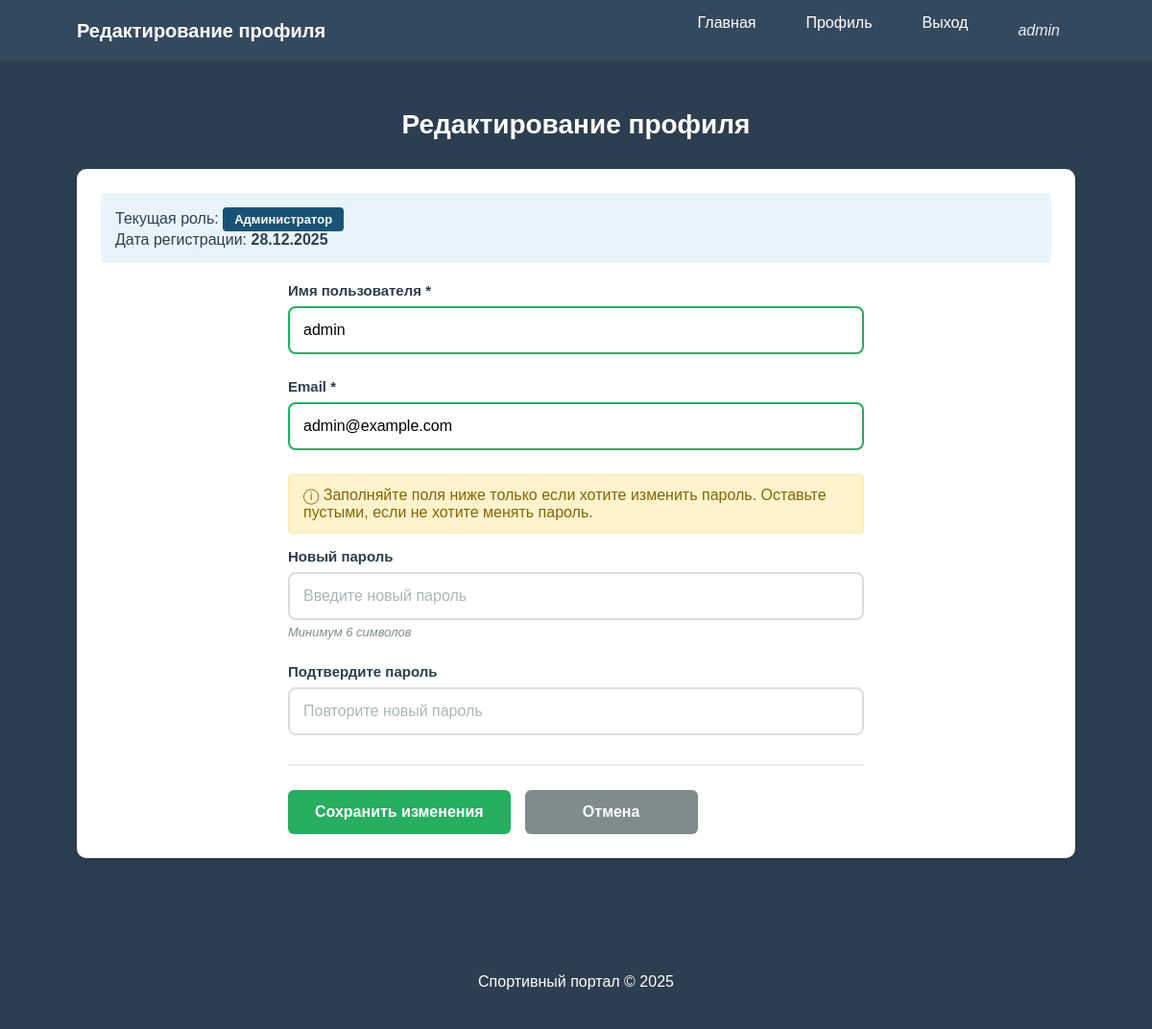
The page /profile_edit.php (signed in) on the database its author committed.
### tables this page shows
CREATE TABLE IF NOT EXISTS users (
    id INT AUTO_INCREMENT PRIMARY KEY,
    username VARCHAR(50) NOT NULL UNIQUE,
    password VARCHAR(255) NOT NULL,
    email VARCHAR(100) NOT NULL UNIQUE,
    role ENUM('admin', 'user') DEFAULT 'user',
    created_at TIMESTAMP DEFAULT CURRENT_TIMESTAMP,
    updated_at TIMESTAMP DEFAULT CURRENT_TIMESTAMP ON UPDATE CURRENT_TIMESTAMP
);

### profile_edit.php (the view, shortened to what this page needs)
<?php
include 'db.php';
$userId = $_SESSION['user_id'];
$stmt = $pdo->prepare("SELECT username, email, role, created_at FROM users WHERE id = :id");
$stmt->execute(['id' => $userId]);
$user = $stmt->fetch();
?>
<!DOCTYPE html>
<html lang="ru">
<head>
    <link rel="stylesheet" href="style.css">
</head>
<body>
    <nav class="nav-main">
        <div class="container nav-container">
            <div class="nav-logo">Редактирование профиля</div>
            <ul class="nav-menu">
                <li><a href="main.php">Главная</a></li>
                <li><a href="profile.php">Профиль</a></li>
                <li><a href="logout.php">Выход</a></li>
                <li class="user-info-nav">
                    <?= htmlspecialchars($_SESSION['username']); ?>
                </li>
            </ul>
        </div>
    </nav>
    <div class="container">
        <header class="page-header">
            <h1>Редактирование профиля</h1>
        </header>
        <div class="content-box">
            <div style="background: #e8f4fc; padding: 15px; border-radius: 6px; margin-bottom: 20px;">
                <p style="margin: 0; color: #2c3e50;">
                    Текущая роль:
                    <span class="role-badge role-<?= $user['role']; ?>">
                        <?= $user['role'] === 'admin' ? 'Администратор' : 'Пользователь'; ?>
                    </span>
                    <br>
                    Дата регистрации: <strong><?= date('d.m.Y', strtotime($user['created_at'])); ?></strong>
                </p>
            </div>
            <form method="POST" action="" class="edit-form">
                <div class="form-group">
                    <label class="form-label">Имя пользователя *</label>
                    <input type="text"
                           name="username"
                           class="form-input"
                           value="<?= htmlspecialchars($user['username']); ?>"
                           required
                           maxlength="50"
                           placeholder="Введите новое имя пользователя">
                </div>
                <div class="form-group">
                    <label class="form-label">Email *</label>
                    <input type="email"
                           name="email"
                           class="form-input"
                           value="<?= htmlspecialchars($user['email']); ?>"
                           required
                           maxlength="100"
                           placeholder="Введите новый email">
                </div>
                <div style="background: #fff3cd; color: #856404; padding: 12px 15px; border-radius: 4px; margin: 15px 0; border: 1px solid #ffeaa7;">
                    ⓘ Заполняйте поля ниже только если хотите изменить пароль. Оставьте пустыми, если не хотите менять пароль.
                </div>
                <div class="form-group">
                    <label class="form-label">Новый пароль</label>
                    <input type="password"
                           name="password"
                           class="form-input"
                           placeholder="Введите новый пароль"
                           minlength="6">
                    <small class="form-hint">Минимум 6 символов</small>
                </div>
                <div class="form-group">
                    <label class="form-label">Подтвердите пароль</label>
                    <input type="password"
                           name="password_confirm"
                           class="form-input"
                           placeholder="Повторите новый пароль"
                           minlength="6">
                </div>
                <div class="form-actions">
                    <button type="submit" class="btn btn-success">Сохранить изменения</button>
                    <a href="profile.php" class="btn btn-secondary">Отмена</a>
                </div>
            </form>
        </div>
    </div>
    <footer class="footer">
        <div class="container">
            <p>Спортивный портал &copy; <?= date('Y'); ?></p>
        </div>
    </footer>
</body>
</html>

### style.css (style rules this page uses)
* { margin: 0; padding: 0; box-sizing: border-box; }
body { font-family: Arial, sans-serif; background: #2c3e50; color: #333; min-height: 100vh; }
.container { width: 90%; max-width: 1200px; margin: 0 auto; padding: 20px; }
.nav-main { background: #34495e; padding: 15px 0; }
.nav-container { display: flex; justify-content: space-between; align-items: center; max-width: 1200px; margin: 0 auto; padding: 0 20px; }
.nav-logo { color: white; font-size: 20px; font-weight: bold; }
.nav-menu { display: flex; list-style: none; gap: 20px; margin: 0; padding: 0; }
.nav-menu a { color: white; text-decoration: none; padding: 8px 16px; border-radius: 4px; transition: background 0.3s; }
.user-info-nav { color: #ecf0f1; font-style: italic; padding: 8px 16px; }
.page-header { text-align: center; margin: 30px 0; }
.page-header h1 { color: white; font-size: 28px; }
.btn { padding: 12px 24px; background: #3498db; color: white; border: none; border-radius: 6px; font-size: 16px; font-weight: bold; cursor: pointer; text-decoration: none; display: inline-block; text-align: center; transition: all 0.3s; }
.btn-success { background: #27ae60; }
.btn-secondary { background: #7f8c8d; }
.role-badge { padding: 5px 12px; border-radius: 4px; font-size: 13px; font-weight: bold; color: white; display: inline-block; }
.role-admin { background: #1a5276; }
.content-box { background: white; border-radius: 10px; padding: 25px; margin: 20px 0; box-shadow: 0 4px 15px rgba(0, 0, 0, 0.1); }
.footer { background: #2c3e50; color: white; text-align: center; padding: 20px; margin-top: 40px; }
.edit-form { max-width: 600px; margin: 0 auto; }
.form-group { margin-bottom: 25px; }
.form-label { display: block; margin-bottom: 8px; color: #2c3e50; font-weight: bold; font-size: 15px; }
.form-input, .form-select, .form-textarea { width: 100%; padding: 14px; border: 2px solid #ddd; border-radius: 8px; font-size: 16px; font-family: 'Arial', sans-serif; transition: all 0.3s ease; background: white; }
.form-actions { display: flex; gap: 15px; margin-top: 30px; padding-top: 25px; border-top: 2px solid #eee; }
.form-actions .btn { padding: 14px 28px; font-size: 16px; font-weight: 600; min-width: 180px; text-align: center; }
.form-hint { display: block; margin-top: 5px; color: #7f8c8d; font-size: 13px; font-style: italic; }
small { font-size: 13px; color: #7f8c8d; }
::placeholder { color: #95a5a6; opacity: 0.8; }

### rows shown on the page
users: created_at "28.12.2025", username "admin", email "admin@example.com"

### other values the page prints
$_SESSION['username'] "admin"
